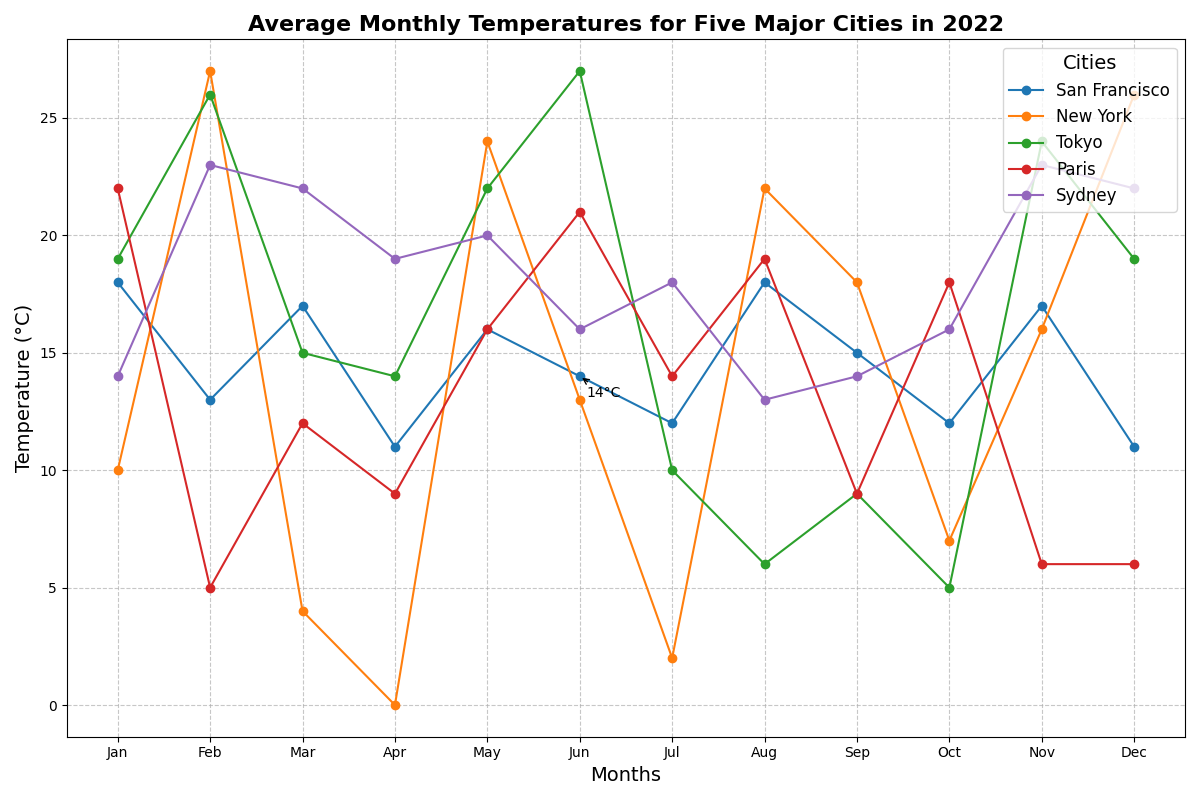

Here is the Python script that generated this plot:
import matplotlib.pyplot as plt
import numpy as np

# Months
months = np.array([
    'Jan', 'Feb', 'Mar', 'Apr', 'May', 'Jun', 
    'Jul', 'Aug', 'Sep', 'Oct', 'Nov', 'Dec'
])

# Randomly altered temperatures in Celsius for plot variation
san_francisco_temps = np.array([18, 13, 17, 11, 16, 14, 12, 18, 15, 12, 17, 11])
new_york_temps = np.array([10, 27, 4, 0, 24, 13, 2, 22, 18, 7, 16, 26])
tokyo_temps = np.array([19, 26, 15, 14, 22, 27, 10, 6, 9, 5, 24, 19])
paris_temps = np.array([22, 5, 12, 9, 16, 21, 14, 19, 9, 18, 6, 6])
sydney_temps = np.array([14, 23, 22, 19, 20, 16, 18, 13, 14, 16, 23, 22])

# Create the plot
fig, ax = plt.subplots(figsize=(12, 8))

# Plot each city's data
ax.plot(months, san_francisco_temps, label='San Francisco', color='tab:blue', marker='o', linestyle='-')
ax.plot(months, new_york_temps, label='New York', color='tab:orange', marker='o', linestyle='-')
ax.plot(months, tokyo_temps, label='Tokyo', color='tab:green', marker='o', linestyle='-')
ax.plot(months, paris_temps, label='Paris', color='tab:red', marker='o', linestyle='-')
ax.plot(months, sydney_temps, label='Sydney', color='tab:purple', marker='o', linestyle='-')

# Title and labels
ax.set_title('Average Monthly Temperatures for Five Major Cities in 2022', fontsize=16, fontweight='bold', loc='center')
ax.set_xlabel('Months', fontsize=14)
ax.set_ylabel('Temperature (°C)', fontsize=14)

# Add a legend
ax.legend(title='Cities', fontsize=12, title_fontsize=14, loc='upper right')

# Customize grid
ax.grid(True, linestyle='--', alpha=0.7)

# Annotate specific points for clarity
for (month, temp_san_francisco) in zip(months, san_francisco_temps):
    if temp_san_francisco in [14, 22]:
        ax.annotate(f'{temp_san_francisco}°C', xy=(month, temp_san_francisco), xytext=(5, -15), 
                    textcoords='offset points', arrowprops=dict(arrowstyle='->', lw=1))

# Automatically adjust layout to prevent overlap
plt.tight_layout()

# Show the plot
plt.show()
